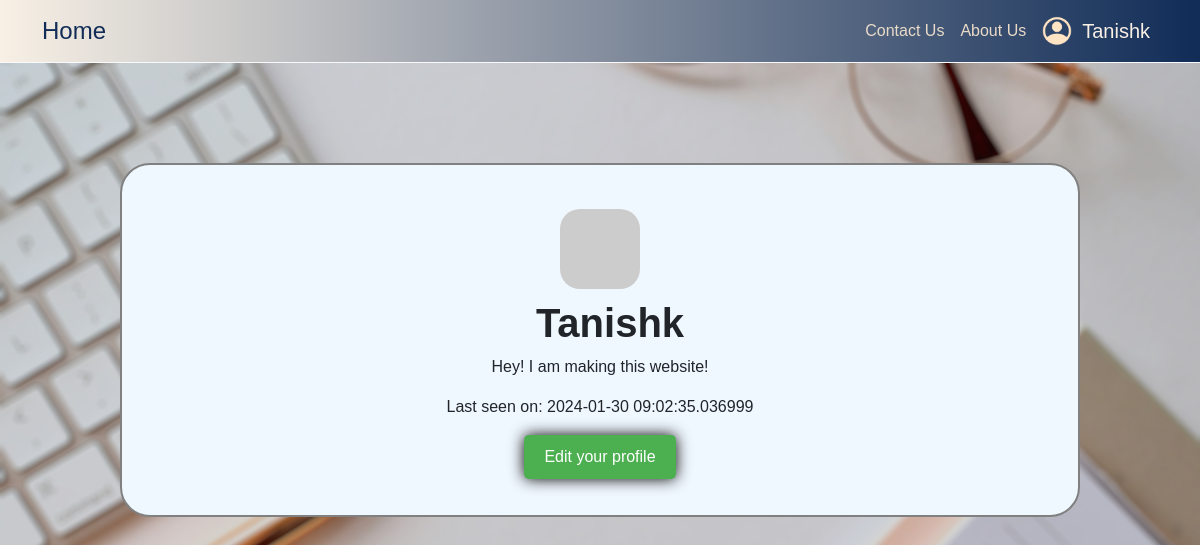
Before: /user/Tanishk (signed in) with the older database file.
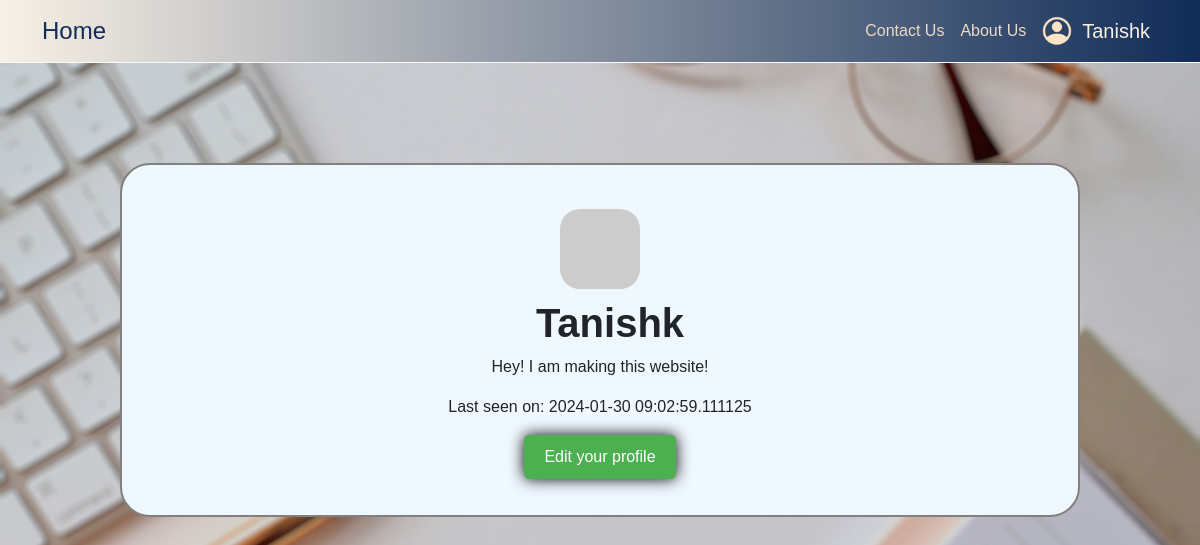
After: the same page with the newer database file.
### app/models.py (models this page shows, shortened)
class User(UserMixin, db.Model):
    id: so.Mapped[int] = so.mapped_column(
        primary_key=True
    )
    username: so.Mapped[str] = so.mapped_column(
        sa.String(64),
        index=True,
        unique=True
    )
    email: so.Mapped[str] = so.mapped_column(
        sa.String(120),
        index=True,
        unique=True
    )
    password_hash: so.Mapped[Optional[str]] = so.mapped_column(
        sa.String(256)
    )
    about_me: so.Mapped[Optional[str]] = so.mapped_column(
        sa.String(140)
    )
    last_seen: so.Mapped[Optional[datetime]] = so.mapped_column(
        default=lambda: datetime.now(timezone.utc)
    )
    posts: so.WriteOnlyMapped['Post'] = so.relationship(
        back_populates='author'
    )
    def avatar(self, size):
        digest = md5(self.email.lower().encode('utf-8')).hexdigest()
        return f"https://www.gravatar.com/avatar/{digest}?d=identicon&s={size}"

### app/routes.py (the view)
@app.route("/user/<username>")
@login_required
def user(username):
    user = db.first_or_404(sa.select(User).where(User.username == username))
    posts = [
        {'author': user, 'body': "Test Post #1"},
        {'author': user, 'body': "Test Post #2"}
    ]
    return render_template('user.html', user=user, posts=posts)

### app/models.py (called while the page is built)
@login.user_loader
def load_user(id):
    return db.session.get(User, int(id))

### app/routes.py (called while the page is built)
@app.before_request
def before_request():
    if current_user.is_authenticated:
        current_user.last_seen = datetime.now(timezone.utc)
        db.session.commit()

### app/templates/user.html
{% extends "base.html" %}
{% block content %}
    <link rel="stylesheet" href="{{url_for('static', filename='user.css')}}">
    <div class="containe">
        <br>
        <div class="Table">
            <img src="{{ user.avatar(128) }}" alt="User Photo" class="photo">
            <div class="combined">
                <h1 class="Heading">{{ user.username }}</h1>
                {% if user.about_me %}<p>{{ user.about_me }}</p>{% endif %}
                {% if user.last_seen %}<p>Last seen on: {{ user.last_seen }}</p>{% endif %}
                {% if user == current_user %}
                    <p><a href="{{ url_for('edit_profile') }}" class="button">Edit your profile</a></p>
                {% endif %}
            </div>
        </div>
    </div>
{% endblock %}

### app/templates/base.html (shortened to what this page needs)
<!doctype html>
<html>
    <head>
        <link rel="stylesheet" href="https://cdn.jsdelivr.net/npm/bootstrap@5.3.2/dist/css/bootstrap.min.css">
        <link rel="stylesheet" href="{{ url_for('static', filename='base.css') }}">
    </head>
    <body>
        <nav class="navbar navbar-expand-lg navbar-dark gradient-custom border-bottom border-light">
            <div class="container">
                <a class="navbar-brand" href="{{ url_for('index') }}">Home</a>
                <div class="collapse navbar-collapse" id="navbarNav">
                    <ul class="navbar-nav ms-auto">
                        <li class="nav-item">
                            <a class="nav-link" href="{{ url_for('contact_us') }}">Contact Us</a>
                        </li>
                        <li class="nav-item">
                            <a class="nav-link" href="{{ url_for('about_us') }}">About Us</a>
                        </li>
                        <li class="nav-item dropdown">
                            <a class="nav-link dropdown-toggle" href="#" id="navbarDropdown" role="button" data-bs-toggle="dropdown" aria-expanded="false">
                                {% if not current_user.is_anonymous %}
                                <div class="User_Area">
                                    <img src="{{ url_for('static', filename='assets/user_icon.png') }}" class="User_Icon"></img>
                                    <p class="User_Name">{{ current_user.username }}</p>
                                </div>
                                {% endif %}
                            </a>
                        </li>
                    </ul>
                </div>
            </div>
        </nav>
        {% block content %}{% endblock %}
    </body>
</html>

### app/static/base.css (style rules this page uses)
:root { --bisque: #F8F0E5; --dark: #EADBC8; --blue: #102C57; --brown: #76453B; --icon: url("assets/user_icon.png"); --navbar-height: 75px; }
.User_Icon { width: 30px; height: 30px; margin-right: 10px; }
.User_Name { color: var(--bisque); font-size: 20px; margin-bottom: 0%; }
.User_Area { display: flex; align-items: center; }
.nav-link.dropdown-toggle::after { display: none; }
.navbar-brand { font-size: 1.5em; color: var(--blue); }
.nav-item { align-self: center; }
.nav-link { align-self: center; color: var(--dark); }
.navbar-dark { background-color: var(--blue); }
.gradient-custom { background: var(--blue); background: linear-gradient(to right, var(--bisque), var(--blue)); }

### app/static/user.css (style rules this page uses)
body { background-image: url("assets/index_background.jpg"); background-size: cover; background-position: top; background-repeat: repeat-y; margin: 0; padding: 0; font-family: Arial, sans-serif; }
.containe { background-color: aliceblue; text-align: center; padding: 20px; border: 2px solid grey; border-radius: 30px; margin: 20px auto; max-width: 80%; overflow: hidden; margin-top: 100px; }
.photo { border-radius: 20px; max-width: 100%; height: auto; }
@media screen and (min-width: 768px) { .Table { display: flex; align-items: center; justify-content: center; flex-direction: column; align-self: center; } }
@media screen and (min-width: 768px) { .Heading { padding-top: 10px; text-align: center; margin-left: 20px; font-weight: bold; } }
@media screen and (min-width: 768px) { .button { display: inline-block; padding: 10px 20px; background-color: #4CAF50; color: white; text-decoration: none; border: none; border-radius: 5px; transition: background-color 0.3s ease; box-shadow: 0px 0px 15px 0px black; } }

Changed rows visible on the page:
changed User "Tanishk": last_seen "2024-01-30 09:02:35.036999" → "2024-01-30 09:02:59.111125"
